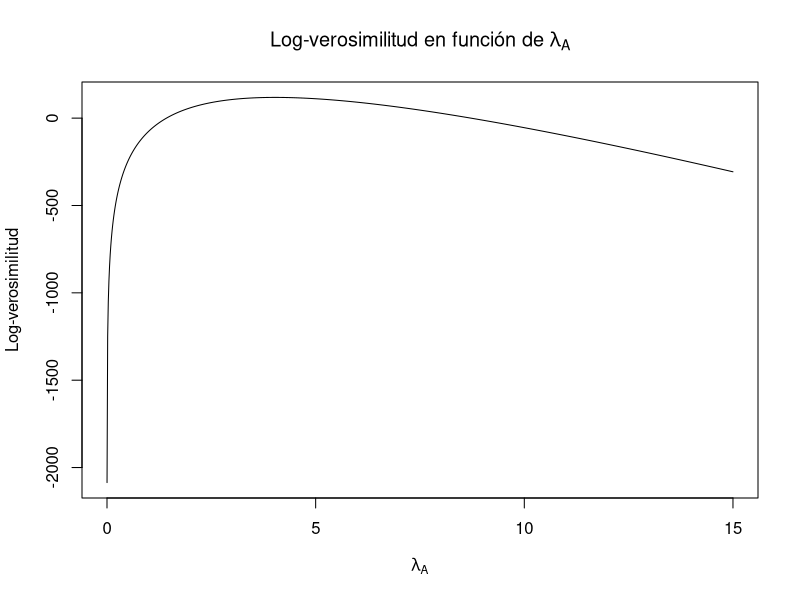
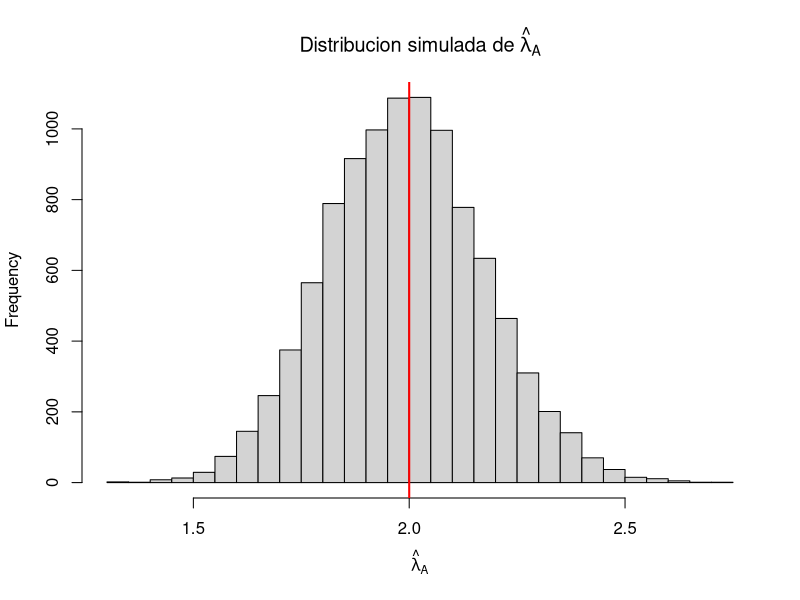

Write the R code that produced these figures, in order. (Note: this script raises an error after producing the figures.)
## ---- chunk 1
knitr::opts_chunk$set(warning = FALSE, message = FALSE, tidy = FALSE) 
## ---- chunk 2
x <- c(9, 12, 14, 10, 15, 8, 13, 11, 17, 12,
       7, 16, 13, 10, 11, 14, 9, 18, 12, 13,
       6, 15, 11, 12, 14)

x
## ---- chunk 3
logverosimilitud <- function(lambda_A, x) {
  n <- length(x)
  suma_x <- sum(x)
  -3 * n * lambda_A + suma_x * log(lambda_A)
}

lambda_grid <- seq(0.001, 15, length.out = 1000)
loglik_values <- logverosimilitud(lambda_grid, x)

plot(lambda_grid, loglik_values,
     type = "l",
     xlab = expression(lambda[A]),
     ylab = "Log-verosimilitud",
     main = expression("Log-verosimilitud en función de " * lambda[A]))
## ---- chunk 4
n <- length(x)
media_x <- mean(x)

lambda_A_EMV <- media_x / 3
lambda_B_EMV <- 2 * lambda_A_EMV
lambda_total_EMV <- media_x

resultados_EMV <- data.frame(
  Parametro = c("lambda_A", "lambda_B", "lambda_total"),
  Estimador_EMV = c(lambda_A_EMV,
                    lambda_B_EMV,
                    lambda_total_EMV)
)

resultados_EMV
## ---- chunk 5
lambda_A_EMM <- media_x / 3
lambda_B_EMM <- 2 * lambda_A_EMM
lambda_total_EMM <- media_x

resultados_EMM <- data.frame(
  Parametro = c("lambda_A", "lambda_B", "lambda_total"),
  Estimador_EMM = c(lambda_A_EMM,
                    lambda_B_EMM,
                    lambda_total_EMM)
)

resultados_EMM
## ---- chunk 6
comparacion <- data.frame(
  Metodo = c("Maxima verosimilitud",
             "Metodo de los momentos"),
  lambda_A = c(lambda_A_EMV,
               lambda_A_EMM),
  lambda_B = c(lambda_B_EMV,
               lambda_B_EMM),
  lambda_total = c(lambda_total_EMV,
                   lambda_total_EMM)
)

comparacion
## ---- chunk 7
set.seed(123)

N <- 20
lambda_A_real <- 2
lambda_total_real <- 3 * lambda_A_real

B <- 10000

lambda_A_sim <- replicate(B, {

  # Simulamos N turnos, donde el total sigue una Poisson(3*lambda_A)
  muestra <- rpois(N, lambda_total_real)

  # Calculamos el EMV de lambda_A en esa muestra
  mean(muestra) / 3

})

media_simulada <- mean(lambda_A_sim)
sesgo_simulado <- media_simulada - lambda_A_real
varianza_simulada <- var(lambda_A_sim)
varianza_teorica <- lambda_A_real / (3 * N)

resultados_simulacion <- data.frame(
  Media_simulada = media_simulada,
  Sesgo_simulado = sesgo_simulado,
  Varianza_simulada = varianza_simulada,
  Varianza_teorica = varianza_teorica
)

resultados_simulacion
## ---- chunk 8
hist(lambda_A_sim,
     breaks = 40,
     main = expression("Distribucion simulada de " * hat(lambda)[A]),
     xlab = expression(hat(lambda)[A]))

abline(v = lambda_A_real,
       col = "red",
       lwd = 2)
## ---- chunk 9
knitr::include_graphics("../assets/images/pec2_ex2_table2.png")
## ---- chunk 10
# Datos procedentes de la Tabla 2

# Tamaños muestrales
n_exp <- 76
n_ctrl <- 76

# Pain scale
pain_exp_0_mean <- 7.1
pain_exp_0_sd <- 1.4
pain_exp_12_mean <- 3.5
pain_exp_12_sd <- 2.5

pain_ctrl_0_mean <- 7.3
pain_ctrl_0_sd <- 1.8
pain_ctrl_12_mean <- 4.1
pain_ctrl_12_sd <- 2.6

pain_exp_change_mean <- -3.6
pain_ctrl_change_mean <- -3.1

pain_exp_change_sd <- 2.3
pain_ctrl_change_sd <- 2.9

# RMDQ
rmdq_exp_0_mean <- 9.9
rmdq_exp_0_sd <- 4.7
rmdq_exp_12_mean <- 4.5
rmdq_exp_12_sd <- 3.9

rmdq_ctrl_0_mean <- 8.9
rmdq_ctrl_0_sd <- 3.9
rmdq_ctrl_12_mean <- 5.5
rmdq_ctrl_12_sd <- 4.7

rmdq_exp_change_mean <- -5.2
rmdq_ctrl_change_mean <- -3.4

rmdq_exp_change_sd <- 4.1
rmdq_ctrl_change_sd <- 4.3

# PSFS
psfs_exp_0_mean <- 4.2
psfs_exp_0_sd <- 1.7
psfs_exp_12_mean <- 6.9
psfs_exp_12_sd <- 1.8

psfs_ctrl_0_mean <- 3.9
psfs_ctrl_0_sd <- 1.7
psfs_ctrl_12_mean <- 6.6
psfs_ctrl_12_sd <- 1.8

psfs_exp_change_mean <- 2.8
psfs_ctrl_change_mean <- 2.8

psfs_exp_change_sd <- 2.3
psfs_ctrl_change_sd <- 2.3

# Diferencias ajustadas entre grupos
dif_ajustada_pain_est <- -0.6
dif_ajustada_pain_li <- -1.4
dif_ajustada_pain_ls <- 0.2

dif_ajustada_func_est <- 0.3
dif_ajustada_func_li <- -0.3
dif_ajustada_func_ls <- 0.9

dif_ajustada_rmdq_est <- -1.4
dif_ajustada_rmdq_li <- -2.6
dif_ajustada_rmdq_ls <- -0.2
## ---- chunk 11
# Función para calcular un IC al 95% para un cambio medio intra-grupo
ic_cambio <- function(media_cambio, sd_cambio, n, conf = 0.95) {
  alpha <- 1 - conf
  t_critico <- qt(1 - alpha / 2, df = n - 1)
  error_estandar <- sd_cambio / sqrt(n)

  li <- media_cambio - t_critico * error_estandar
  ls <- media_cambio + t_critico * error_estandar

  data.frame(
    media_cambio = media_cambio,
    sd_cambio = sd_cambio,
    n = n,
    error_estandar = error_estandar,
    limite_inferior = li,
    limite_superior = ls
  )
}

ic_pain_exp <- ic_cambio(
  media_cambio = pain_exp_change_mean,
  sd_cambio = pain_exp_change_sd,
  n = n_exp
)

ic_pain_ctrl <- ic_cambio(
  media_cambio = pain_ctrl_change_mean,
  sd_cambio = pain_ctrl_change_sd,
  n = n_ctrl
)

ic_pain_intragrupo <- rbind(
  cbind(grupo = "Experimental", ic_pain_exp),
  cbind(grupo = "Control", ic_pain_ctrl)
)

ic_pain_intragrupo
## ---- chunk 12
diferencias_ajustadas <- data.frame(
  Variable = c("Pain scale", "Funcionalidad", "RMDQ"),
  Estimacion = c(dif_ajustada_pain_est,
                 dif_ajustada_func_est,
                 dif_ajustada_rmdq_est),
  LI_95 = c(dif_ajustada_pain_li,
            dif_ajustada_func_li,
            dif_ajustada_rmdq_li),
  LS_95 = c(dif_ajustada_pain_ls,
            dif_ajustada_func_ls,
            dif_ajustada_rmdq_ls)
)

diferencias_ajustadas
## ---- chunk 13
# Gráfico de intervalos de confianza para las diferencias ajustadas
# Ajustamos márgenes para que no se corten las etiquetas
par(mar = c(5, 6, 4, 2))

# Posiciones del eje Y
y_pos <- seq_len(nrow(diferencias_ajustadas))

# Gráfico base
plot(
  x = diferencias_ajustadas$Estimacion,
  y = y_pos,
  xlim = c(-3, 1),
  ylim = c(0.5, 3.5),
  yaxt = "n",
  ylab = "",
  xlab = "Diferencia ajustada entre grupos (Exp - Control)",
  pch = 19,
  cex = 1.3,
  main = "Diferencias ajustadas e IC95% a las 12 semanas"
)

# Etiquetas del eje Y
axis(
  side = 2,
  at = y_pos,
  labels = diferencias_ajustadas$Variable,
  las = 1,
  cex.axis = 1.1
)

# Intervalos de confianza
arrows(
  x0 = diferencias_ajustadas$LI_95,
  y0 = y_pos,
  x1 = diferencias_ajustadas$LS_95,
  y1 = y_pos,
  angle = 90,
  code = 3,
  length = 0.08,
  lwd = 2
)

# Línea vertical en 0
abline(v = 0,
       lty = 2,
       col = "red",
       lwd = 2)

# Cuadrícula suave opcional
grid(nx = NULL, ny = NULL, lty = 3, col = "gray90")
## ---- chunk 14
# Cambios medios en RMDQ
rmdq_exp_change_mean <- -5.2
rmdq_ctrl_change_mean <- -3.4

# Diferencia no ajustada en el cambio
dif_no_ajustada_rmdq <- rmdq_exp_change_mean - rmdq_ctrl_change_mean

# Error estándar
se_dif_no_ajustada_rmdq <- sqrt(
  rmdq_exp_change_sd^2 / n_exp +
    rmdq_ctrl_change_sd^2 / n_ctrl
)

# Grados de libertad de Welch
gl_welch <- (
  (rmdq_exp_change_sd^2 / n_exp +
     rmdq_ctrl_change_sd^2 / n_ctrl)^2
) /
  (
    (rmdq_exp_change_sd^2 / n_exp)^2 / (n_exp - 1) +
      (rmdq_ctrl_change_sd^2 / n_ctrl)^2 / (n_ctrl - 1)
  )

t_critico <- qt(0.975, df = gl_welch)

li_rmdq_no_ajustada <- dif_no_ajustada_rmdq -
  t_critico * se_dif_no_ajustada_rmdq

ls_rmdq_no_ajustada <- dif_no_ajustada_rmdq +
  t_critico * se_dif_no_ajustada_rmdq

ic_rmdq_no_ajustada <- data.frame(
  diferencia_no_ajustada = dif_no_ajustada_rmdq,
  error_estandar = se_dif_no_ajustada_rmdq,
  grados_libertad = gl_welch,
  LI_95 = li_rmdq_no_ajustada,
  LS_95 = ls_rmdq_no_ajustada
)

ic_rmdq_no_ajustada
## ---- chunk 15
# Desviación típica asumida para el cambio en RMDQ del grupo experimental
amplitud_total <- 4
E <- amplitud_total / 2
z <- qnorm(0.975)

sd_rmdq_diseno <- rmdq_exp_change_sd

n_rmdq <- ceiling((z * sd_rmdq_diseno / E)^2)
n_rmdq_comparacion <- ceiling(2 * (z * sd_rmdq_diseno / E)^2)

data.frame(
  Variable = "RMDQ",
  SD_asumida = sd_rmdq_diseno,
  Margen_error = E,
  n_media_intragrupo = n_rmdq,
  n_comparacion_por_grupo = n_rmdq_comparacion
)
## ---- chunk 16
# Desviación típica asumida para el cambio en Pain Scale del grupo experimental
sd_pain_diseno <- pain_exp_change_sd

n_pain <- ceiling((z * sd_pain_diseno / E)^2)
n_pain_comparacion <- ceiling(2 * (z * sd_pain_diseno / E)^2)

data.frame(
  Variable = "Pain Scale",
  SD_asumida = sd_pain_diseno,
  Margen_error = E,
  n_media_intragrupo = n_pain,
  n_comparacion_por_grupo = n_pain_comparacion
)
